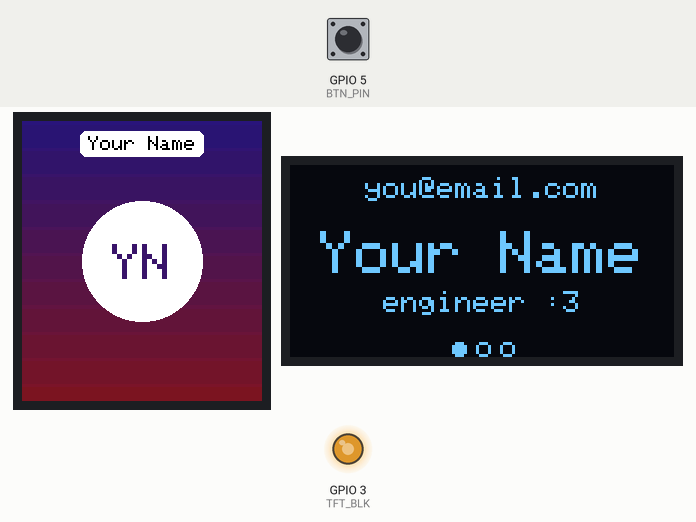
Bench run of a sketch on a simulated ESP32. On the bench: 240×280 colour display, 128×64 one-colour display, output pins drawn as LEDs (lit = HIGH). The test bench sets the inputs (shaded band); at power-on: GPIO 5 (BTN_PIN) HIGH.

Above: at 1.5 s.
1.6 s: GPIO 5 (BTN_PIN) pulled LOW for 3.2 s
At 3.5 s:
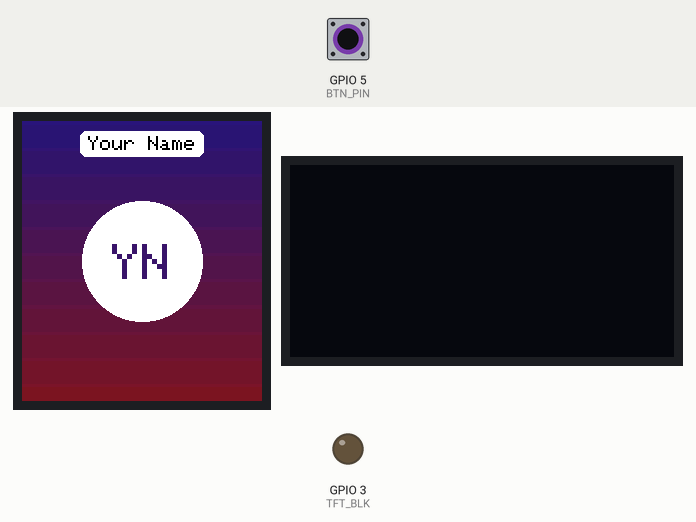
7.8 s: GPIO 5 (BTN_PIN) pulled LOW for 0.15 s
At 9.2 s:
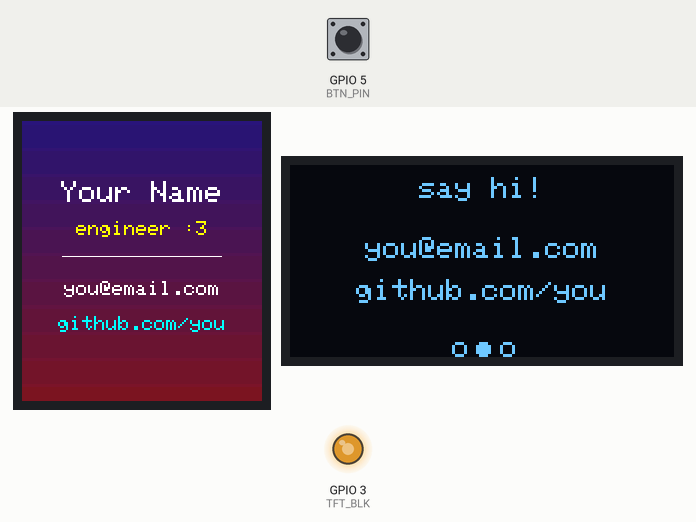
9.5 s: GPIO 5 (BTN_PIN) pulled LOW for 1 s
At 11.8 s:
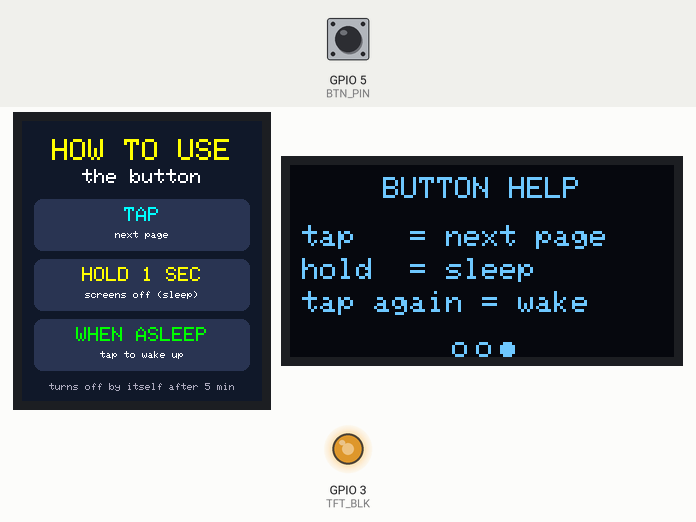
12.1 s: GPIO 5 (BTN_PIN) pulled LOW for 3.2 s
At 14.0 s:
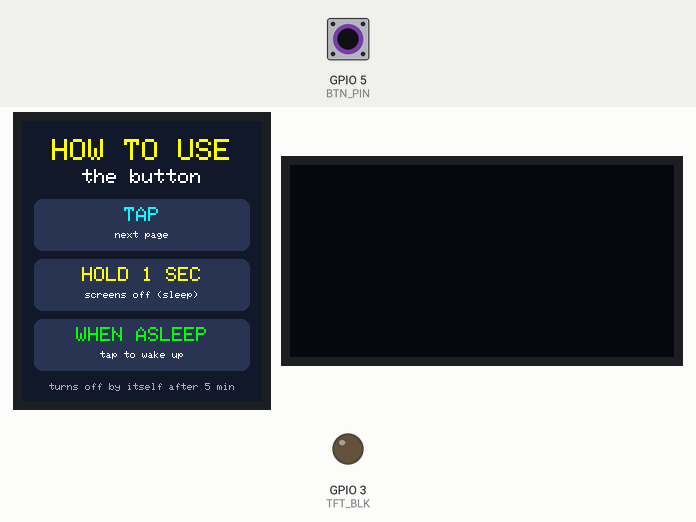
18.3 s: GPIO 5 (BTN_PIN) pulled LOW for 0.15 s
At 19.1 s:
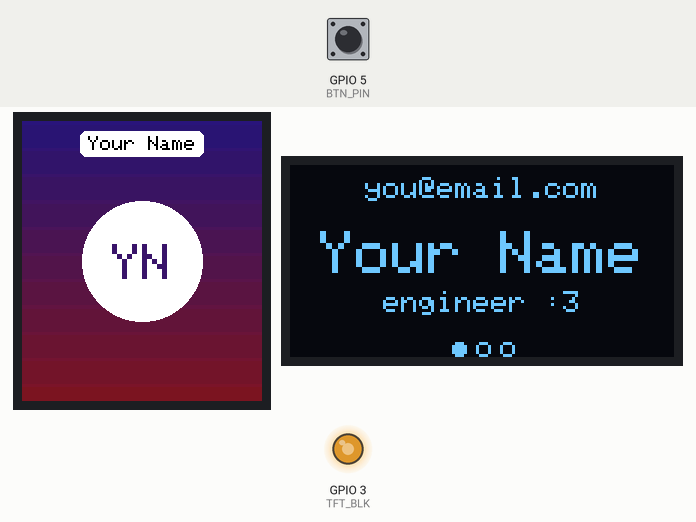
20.0 s: GPIO 5 (BTN_PIN) pulled LOW for 0.15 s
At 21.2 s:
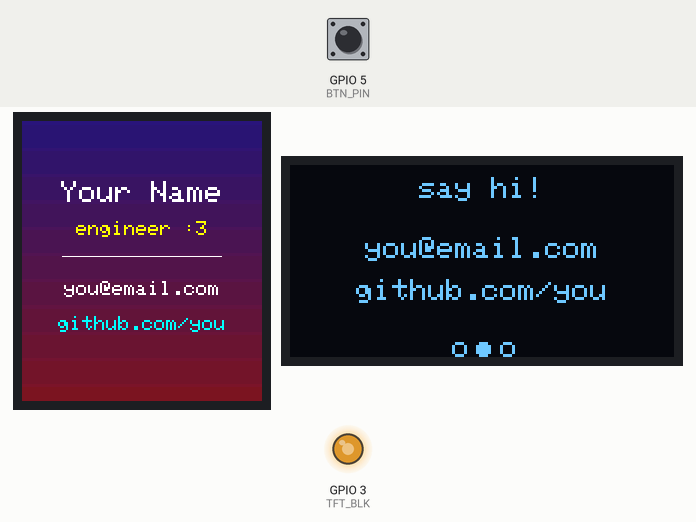
Timing chart, 0 to 22.7 s (numbered marks = the images above; inputs shaded):
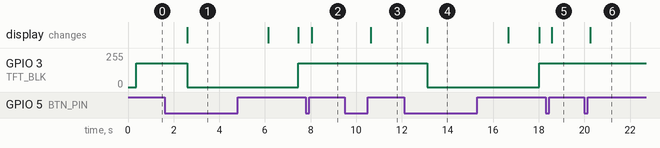

Measured:
- after the input at 1.6 s, GPIO 3 (TFT_BLK): 180/255 → 0/255 after 1.0 s, → 180/255 4.9 s later; the display: changes after 1.0 s (image 1)
- after the input at 7.8 s, the display: changes after 0.25 s (image 2)
- after the input at 9.5 s, the display: changes after 1.1 s (image 3)
- after the input at 12.1 s, GPIO 3 (TFT_BLK): 180/255 → 0/255 after 1.0 s, → 180/255 4.9 s later; the display: changes after 1.0 s (image 4)
- after the input at 18.3 s, the display: changes after 0.26 s (image 5)
- after the input at 20.0 s, the display: changes after 0.25 s (image 6)

The sketch:

business_card.ino
```cpp
// =====================================================================
//  Dual-screen electronic business card
//  ESP32-C3 + 1.69" ST7789 colour TFT + 0.96" SSD1306 OLED + 1 button
//
//  Button:  tap        -> next scene (changes BOTH screens)
//           hold 1 sec -> screens off + low-power sleep (tap to wake)
//  Auto-off: goes to sleep by itself after AUTO_SLEEP_MS with no presses
//
//  Edit config.h for your name, board and pins.
//  Run tools/make_assets.py to turn your photo / QR link into
//  photo.h and qr.h (the sketch still works without them).
// =====================================================================
#include <SPI.h>
#include <Wire.h>
#include <Adafruit_GFX.h>
#include <Adafruit_ST7789.h>
#include <Adafruit_SSD1306.h>
#include "esp_sleep.h"
#include "driver/gpio.h"
#include "config.h"

#if __has_include("photo.h")
  #include "photo.h"
  #define HAVE_PHOTO 1
#else
  #define HAVE_PHOTO 0
#endif

#if __has_include("qr.h")
  #include "qr.h"
  #define HAVE_QR 1
#else
  #define HAVE_QR 0
#endif

Adafruit_ST7789  tft(&SPI, TFT_CS, TFT_DC, TFT_RST);
Adafruit_SSD1306 oled(128, 64, &Wire, -1);
bool oledOk = false;

// ------------------------------------------------------------ scenes
// A scene = what the colour screen shows + what the OLED shows.
enum SceneType : uint8_t { SC_CARD, SC_QR, SC_INFO, SC_HELP };
SceneType scenes[4];
uint8_t sceneCount = 0, scene = 0;

void buildScenes() {
  scenes[sceneCount++] = SC_CARD;                     // photo + name
#if HAVE_QR
  scenes[sceneCount++] = SC_QR;                       // big QR + "scan me"
#endif
  scenes[sceneCount++] = SC_INFO;                     // text card + contact
  scenes[sceneCount++] = SC_HELP;                     // how to use the button
}

// --------------------------------------------------------------- TFT
// Print centred text, shrinking it if it is too wide for the screen.
void tftCenter(const char *s, int y, uint8_t size, uint16_t color) {
  int16_t x1, y1; uint16_t w, h;
  do {
    tft.setTextSize(size);
    tft.getTextBounds(s, 0, 0, &x1, &y1, &w, &h);
  } while (w > TFT_WIDTH - 8 && --size > 1);
  tft.setTextColor(color);
  tft.setCursor((TFT_WIDTH - (int)w) / 2, y);
  tft.print(s);
}

void drawNameLabel() {
#if SHOW_NAME_ON_PHOTO
  tft.setTextSize(2);
  int16_t x1, y1; uint16_t w, h;
  tft.getTextBounds(CARD_NAME, 0, 0, &x1, &y1, &w, &h);
  int16_t bx = (TFT_WIDTH - (w + 16)) / 2;
  tft.fillRoundRect(bx, 10, w + 16, h + 10, 6, ST77XX_WHITE);
  tft.setTextColor(ST77XX_BLACK);
  tft.setCursor(bx + 8, 15);
  tft.print(CARD_NAME);
#endif
}

void drawGradient() {
  for (int y = 0; y < TFT_HEIGHT; y++) {
    uint8_t t = map(y, 0, TFT_HEIGHT - 1, 0, 255);
    tft.drawFastHLine(0, y, TFT_WIDTH, tft.color565(40 + t / 3, 20, 120 - t / 3));
  }
}

void tftPhoto() {
#if HAVE_PHOTO
  tft.startWrite();
  tft.setAddrWindow(0, 0, PHOTO_W, PHOTO_H);
  tft.writePixels((uint16_t *)PHOTO, (uint32_t)PHOTO_W * PHOTO_H, true, false);
  tft.endWrite();
#else
  // placeholder until you add a photo
  drawGradient();
  tft.fillCircle(TFT_WIDTH / 2, TFT_HEIGHT / 2, 60, ST77XX_WHITE);
  tftCenter(CARD_INITIALS, TFT_HEIGHT / 2 - 17, 5, tft.color565(60, 20, 110));
#endif
  drawNameLabel();
}

void tftInfo() {
  drawGradient();
  tftCenter(CARD_NAME, 60, 3, ST77XX_WHITE);
  tftCenter(CARD_TITLE, 100, 2, ST77XX_YELLOW);
  tft.drawFastHLine(40, 135, TFT_WIDTH - 80, ST77XX_WHITE);
  tftCenter(CARD_EMAIL, 160, 2, ST77XX_WHITE);
  tftCenter(CARD_WEBSITE, 195, 2, ST77XX_CYAN);
}

#if HAVE_QR
void tftQr() {
  tft.fillScreen(ST77XX_WHITE);
  int scale = 200 / QR_SIZE; if (scale < 1) scale = 1;
  const int px = QR_SIZE * scale;
  const int x0 = (TFT_WIDTH - px) / 2, y0 = (TFT_HEIGHT - px) / 2 - 10;
  const int rowBytes = (QR_SIZE + 7) / 8;
  tft.startWrite();
  for (int y = 0; y < QR_SIZE; y++)
    for (int x = 0; x < QR_SIZE; x++)
      if (QR_BITS[y * rowBytes + x / 8] & (0x80 >> (x % 8)))
        tft.writeFillRect(x0 + x * scale, y0 + y * scale, scale, scale, ST77XX_BLACK);
  tft.endWrite();
  tftCenter("scan me :)", y0 + px + 14, 2, ST77XX_BLACK);
}
#endif

void tftHelp() {
  const uint16_t bg = tft.color565(20, 24, 40);
  const uint16_t card = tft.color565(45, 52, 80);
  tft.fillScreen(bg);
  tftCenter("HOW TO USE", 18, 3, ST77XX_YELLOW);
  tftCenter("the button", 48, 2, ST77XX_WHITE);

  struct { const char *head, *l1, *l2; uint16_t col; } rows[] = {
    { "TAP",         "next page",       "",                  ST77XX_CYAN   },
    { "HOLD 1 SEC",  "screens off",     "(sleep)",           ST77XX_YELLOW },
    { "WHEN ASLEEP", "tap to wake up",  "",                  ST77XX_GREEN  },
  };
  int y = 78;
  for (auto &r : rows) {
    tft.fillRoundRect(12, y, TFT_WIDTH - 24, 52, 8, card);
    tftCenter(r.head, y + 8, 2, r.col);
    String line = String(r.l1) + (r.l2[0] ? String(" ") + r.l2 : String(""));
    tftCenter(line.c_str(), y + 32, 1, ST77XX_WHITE);
    y += 60;
  }
#if AUTO_SLEEP_MS > 0
  char buf[40];
  snprintf(buf, sizeof(buf), "turns off by itself after %lu min", (unsigned long)(AUTO_SLEEP_MS / 60000UL));
  tftCenter(buf, y + 4, 1, tft.color565(170, 170, 190));
#endif
}

// -------------------------------------------------------------- OLED
// Yellow/blue OLEDs: the top 16 pixel rows are yellow, the rest blue.
void oledLine(const char *s, int y, uint8_t size) {
  int16_t x1, y1; uint16_t w, h;
  do {
    oled.setTextSize(size);
    oled.getTextBounds(s, 0, 0, &x1, &y1, &w, &h);
  } while (w > 126 && --size > 1);
  oled.setCursor((128 - (int)w) / 2, y);
  oled.print(s);
}

// Centred text; too long even at the smallest size (e.g. a long email)
// -> split into two lines at the '@', '/', '.' or space nearest the middle.
void oledCenter(const char *s, int y, uint8_t size) {
  oled.setTextWrap(false);
  const int len = strlen(s);
  if (len * 6 <= 126) { oledLine(s, y, size); return; }
  int cut = -1;
  for (int d = 0; d < len / 2 && cut < 0; d++)
    for (int i : { len / 2 - d, len / 2 + d })
      if (i > 0 && i < len && strchr("@/. ", s[i])) { cut = i; break; }
  if (cut < 0) cut = len / 2;
  char a[64], b[64];
  snprintf(a, sizeof(a), "%.*s", cut, s);
  snprintf(b, sizeof(b), "%s", s + cut);
  oledLine(a, y - 4, 1);
  oledLine(b, y + 5, 1);
}

void oledDots() {               // little "which scene am I on" dots
  int x = 64 - (sceneCount - 1) * 4;
  for (uint8_t i = 0; i < sceneCount; i++, x += 8)
    i == scene ? oled.fillCircle(x, 61, 2, SSD1306_WHITE)
               : oled.drawCircle(x, 61, 2, SSD1306_WHITE);
}

void oledShow(SceneType t) {
  if (!oledOk) return;
  oled.clearDisplay();
  oled.setTextColor(SSD1306_WHITE);
  switch (t) {
    case SC_CARD:
      oledCenter(CARD_EMAIL, 4, 1);           // yellow strip
      oledCenter(CARD_NAME, 22, 2);
      oledCenter(CARD_TITLE, 42, 1);
      break;
    case SC_QR:
      oledCenter("<- scan me", 4, 1);
      oledCenter(CARD_WEBSITE, 28, 1);
      break;
    case SC_INFO:
      oledCenter("say hi!", 4, 1);
      oledCenter(CARD_EMAIL, 24, 1);
      oledCenter(CARD_WEBSITE, 38, 1);
      break;
    case SC_HELP:
      oledCenter("BUTTON HELP", 4, 1);
      oled.setTextSize(1);
      oled.setCursor(4, 20); oled.print("tap   = next page");
      oled.setCursor(4, 31); oled.print("hold  = sleep");
      oled.setCursor(4, 42); oled.print("tap again = wake");
      break;
  }
  oledDots();
  oled.display();
}

// ------------------------------------------------------------- show
void showScene() {
  switch (scenes[scene]) {
    case SC_CARD:  tftPhoto(); break;
    case SC_INFO:  tftInfo();  break;
    case SC_HELP:  tftHelp();  break;
#if HAVE_QR
    case SC_QR:    tftQr();    break;
#endif
    default: break;
  }
  oledShow(scenes[scene]);
}

void nextScene() {
  scene = (scene + 1) % sceneCount;
  showScene();
}

// ------------------------------------------------------------ sleep
// Screens off, CPU in light sleep (~1 mA) until the button is pressed.
void waitRelease() {
  while (digitalRead(BTN_PIN) == LOW) delay(10);
  delay(50);
}

void sleepUntilButton() {
  analogWrite(TFT_BLK, 0);
  tft.enableSleep(true);
  if (oledOk) oled.ssd1306_command(SSD1306_DISPLAYOFF);
  waitRelease();

  gpio_wakeup_enable((gpio_num_t)BTN_PIN, GPIO_INTR_LOW_LEVEL);
  esp_sleep_enable_gpio_wakeup();
  esp_light_sleep_start();                 // ...zzz...
  gpio_wakeup_disable((gpio_num_t)BTN_PIN);

  waitRelease();                           // the wake-up press isn't a "tap"
  tft.enableSleep(false);
  delay(120);
  if (oledOk) oled.ssd1306_command(SSD1306_DISPLAYON);
  showScene();
  analogWrite(TFT_BLK, TFT_BRIGHTNESS);
}

// ------------------------------------------------------------ setup
void setup() {
  setCpuFrequencyMhz(80);                  // plenty fast, saves battery

  pinMode(BTN_PIN, INPUT_PULLUP);
  pinMode(TFT_BLK, OUTPUT);
  analogWrite(TFT_BLK, 0);                 // backlight on after first draw

  SPI.begin(TFT_SCK, -1, TFT_MOSI, TFT_CS);
  tft.init(TFT_WIDTH, TFT_HEIGHT);
  tft.setSPISpeed(TFT_SPI_HZ);
  tft.setRotation(0);
  tft.fillScreen(ST77XX_BLACK);

  Wire.begin(OLED_SDA, OLED_SCL);
  oledOk = oled.begin(SSD1306_SWITCHCAPVCC, OLED_ADDR);

  buildScenes();
  showScene();
  analogWrite(TFT_BLK, TFT_BRIGHTNESS);
}

// ------------------------------------------------------------- loop
void loop() {
  static bool     held = false, longDone = false;
  static uint32_t pressedAt = 0, lastAuto = millis(), lastPress = millis();
  const uint32_t  now  = millis();
  const bool      down = digitalRead(BTN_PIN) == LOW;

  if (down && !held) {                       // just pressed
    delay(20);                               // debounce
    if (digitalRead(BTN_PIN) == LOW) { held = true; longDone = false; pressedAt = now; lastPress = now; }
  } else if (down && held && !longDone && now - pressedAt >= LONG_PRESS_MS) {
    longDone = true;                         // held long enough -> sleep
    sleepUntilButton();
    held = false;
    lastAuto = lastPress = millis();
  } else if (!down && held) {                // released
    held = false;
    if (!longDone) { nextScene(); lastAuto = now; }
    delay(20);
  }

#if AUTO_SLEEP_MS > 0                        // auto-off after no presses
  if (!held && now - lastPress >= AUTO_SLEEP_MS) {
    sleepUntilButton();
    lastAuto = lastPress = millis();
    return;
  }
#else
  (void)lastPress;
#endif

#if AUTO_ADVANCE_MS > 0
  if (!held && now - lastAuto >= AUTO_ADVANCE_MS) { lastAuto = now; nextScene(); }
#else
  (void)lastAuto;
#endif
  delay(5);
}
```

config.h
```cpp
// =====================================================================
//  config.h  -  EVERYTHING YOU NEED TO EDIT IS IN THIS FILE
// =====================================================================
#pragma once

// ---------------------------------------------------------------------
// 1. Which microcontroller board are you using?  Uncomment ONE line.
// ---------------------------------------------------------------------
#define BOARD_ESP32C3_SUPERMINI      // cheapest (~£2) + TP4056 charger <- default
// #define BOARD_XIAO_ESP32C3        // Seeed XIAO ESP32-C3 (~£6), charger built in

// ---------------------------------------------------------------------
// 2. Your details
// ---------------------------------------------------------------------
#define CARD_NAME     "Your Name"
#define CARD_TITLE    "engineer :3"
#define CARD_EMAIL    "you@email.com"
#define CARD_WEBSITE  "github.com/you"
#define CARD_INITIALS "YN"            // used if you have no photo yet

// Show your name in a little label on top of the photo (1 = yes, 0 = no)
#define SHOW_NAME_ON_PHOTO 1

// ---------------------------------------------------------------------
// 3. Colour screen size. The 1.69" ST7789 is 240x280 (default).
//    For a 1.54" or 1.3" ST7789 use 240 x 240.
// ---------------------------------------------------------------------
#define TFT_WIDTH   240
#define TFT_HEIGHT  280

// ---------------------------------------------------------------------
// 4. Button, timing and brightness
// ---------------------------------------------------------------------
#define LONG_PRESS_MS    1000   // hold this long to switch the screens off
#define AUTO_SLEEP_MS    300000UL // turn off by itself after 5 min with no
                                  // button presses (0 = never)
#define AUTO_ADVANCE_MS  0      // 0 = only change on button press,
                                // e.g. 8000 = also change every 8 seconds
#define TFT_BRIGHTNESS   180    // 0-255 backlight (lower = longer battery)
#define TFT_SPI_HZ       40000000UL  // drop to 20000000UL if the picture glitches

// ---------------------------------------------------------------------
// 5. Pin mapping - matches docs/WIRING.md. Only change it if you wire
//    it differently. Numbers are GPIO numbers.
// ---------------------------------------------------------------------
#if defined(BOARD_XIAO_ESP32C3)
  //            GPIO      XIAO label
  #define TFT_SCK    8    // D8
  #define TFT_MOSI  10    // D10
  #define TFT_RST    2    // D0
  #define TFT_DC     3    // D1
  #define TFT_CS     4    // D2
  #define TFT_BLK    5    // D3
  #define OLED_SDA   6    // D4
  #define OLED_SCL   7    // D5
  #define BTN_PIN   20    // D7  (other button leg -> GND)
#elif defined(BOARD_ESP32C3_SUPERMINI)
  #define TFT_SCK    4
  #define TFT_MOSI   6
  #define TFT_RST    1
  #define TFT_DC    10
  #define TFT_CS     7
  #define TFT_BLK    3
  #define OLED_SDA   8
  #define OLED_SCL   9
  #define BTN_PIN    5    // other button leg -> GND
#else
  #error "Pick a board at the top of config.h"
#endif

#define OLED_ADDR 0x3C   // most 0.96" OLEDs. Try 0x3D if the screen stays blank.
```
